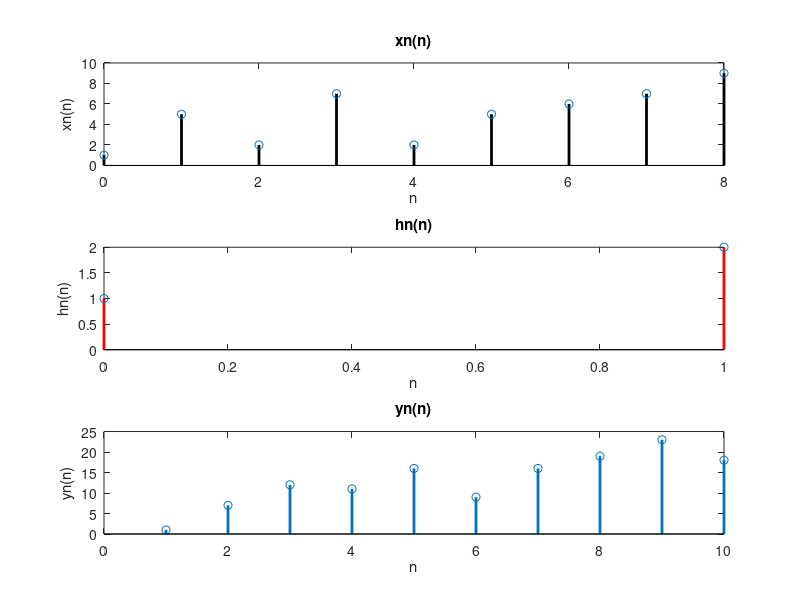

The MATLAB source for this figure:
% Nilai X

% Range Waktu

% X array
x = [1,5,2,7,2,5,6,7,9];
h = [1,2];

n = 0:length(x)-1; 
n2 = 0:length(h)-1;

% buat vektor zeros
xn = zeros(size(n));
hn = zeros(size(n2));
% Nomor 1 Kode
for i = 1:length(x)
    index = n(i) + 1; % ShiftZthe index to start from 0
    if index >= 1 && index <= length(x)
        xn(i) = x(index);
    end
end

% Nomor 2 Kode
for i = 1:length(n2)
    index = n(i) + 1; % Shift the index to start from 0
    if index >= 1 && index <= length(h)
        hn(i) = h(index);
    end
end

yn = conv(xn,hn);

% Display the result
disp(xn);
disp(hn);
disp(yn);

figure;
subplot(3, 1, 1)
stem(n, xn, 'LineWidth',2,'Color',[0 0 0])
title('xn(n)')
xlabel('n')
ylabel('xn(n)')

subplot(3, 1, 2)
stem(n2, hn,'LineWidth', 2,'Color','r');
title('hn(n)')
xlabel('n')
ylabel('hn(n)')

subplot(3, 1, 3)
stem(yn,'LineWidth', 2)
title('yn(n)')
xlabel('n')
ylabel('yn(n)')

